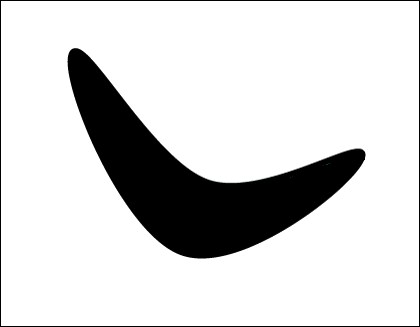
#> input picture au/au5/Examples/Boomerang.png, 420 x 327 px
$ python example4.py Boomerang.png   (older library calls are emulated)
#> lines starting #> are read from the running program, lines starting #| are printed output that depends on the picture; after the words box and inside, x2 and y2 are one past the last pixel; in counts of white or black regions, pixels touching at a corner belong together
#> further down, img is the input picture: shape (327, 420, 3); mean B, G, R 213.5, 213.5, 213.5
import sys

import cv2
import numpy as np

def get_all_contours(img):
    ref_gray = cv2.cvtColor(img, cv2.COLOR_BGR2GRAY)
    ret, thresh = cv2.threshold(ref_gray, 127, 255, 0)
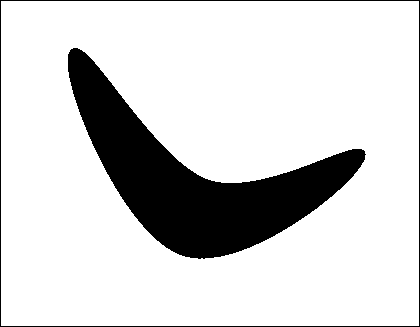
#> thresh: shape (327, 420); 83.7% white; 2 black regions
    contours, hierarchy = cv2.findContours(thresh, 1, 2)
#> contours = 2 contours; box (x1, y1, x2, y2) and area: (1, 1, 419, 326) 135108, (67, 47, 367, 260) 21234
    return contours

if __name__=='__main__':
    # Input image containing all the shapes
    img = cv2.imread(sys.argv[1])

    img_orig = np.copy(img)
    input_contours = get_all_contours(img)
#> input_contours has the same summary as contours in get_all_contours
    solidity_values = []

    # Compute solidity factors of all the contours
    for contour in input_contours:
        area_contour = cv2.contourArea(contour)
        convex_hull = cv2.convexHull(contour)
        area_hull = cv2.contourArea(convex_hull)
        solidity = float(area_contour)/area_hull
        solidity_values.append(solidity)
#> this loop made 2 passes
#> (area_contour, area_hull, solidity) on pass 1: (21233.5, 35021.5, 0.606)
#> (contour, area_contour, convex_hull, area_hull, solidity) on pass 2: ([[1, 1], [1, 325], [418, 325], [418, 1]], 135108, [[418, 1], [418, 325], [1, 325], [1, 1]], 135108, 1)
#> after the loop, solidity_values = [0.606, 1]

    # Clustering using KMeans
    criteria = (cv2.TERM_CRITERIA_EPS + cv2.TERM_CRITERIA_MAX_ITER, 10, 1.0)
    flags = cv2.KMEANS_RANDOM_CENTERS
    solidity_values = np.array(solidity_values).reshape((len(solidity_values),1)).astype('float32')
    compactness, labels, centers = cv2.kmeans(solidity_values, 2, criteria, 10, flags)
#> compactness = 0; labels = [0, 1]; centers = [0.606, 1]

    closest_class = np.argmin(centers)
#> closest_class = 0
    output_contours = []
    for i in solidity_values[labels==closest_class]:
        index = np.where(solidity_values==i)[0][0]
        output_contours.append(input_contours[index])
#> this loop made 1 pass
#> (i, index) on pass 1: (0.606, 0)
#> after the loop, output_contours = 1 contour; box (x1, y1, x2, y2) and area: (67, 47, 367, 260) 21234

    cv2.drawContours(img, output_contours, -1, (0,0,0), 3)
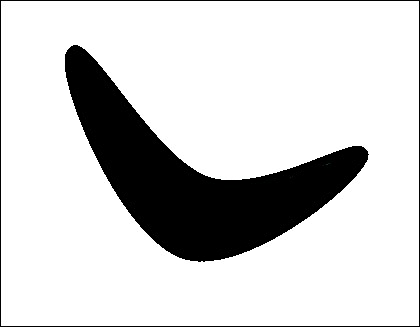
#> img: shape (327, 420, 3); 2.3% of pixels changed, all inside (x1, y1, x2, y2) = (65, 45, 369, 262)
    cv2.imshow('Output', img)

    # Censoring
    for contour in output_contours:
        rect = cv2.minAreaRect(contour)
        box = cv2.cv.BoxPoints(rect)
        box = np.int0(box)
        cv2.drawContours(img_orig,[box],0,(0,0,0),-1)
#> this loop made 1 pass
#> (rect, box) on pass 1: (((192.1, 173.8), (161.8, 316), -70.42), [[313, 302], [16, 197], [70, 44], [368, 150]])
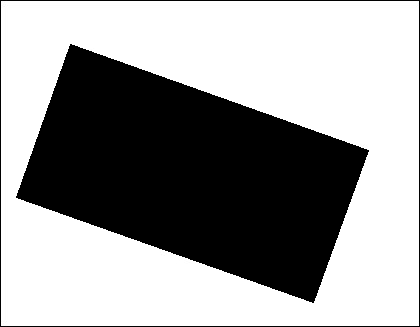
#> img_orig: shape (327, 420, 3); min 0, max 255, mean 156.5

    cv2.imshow('Censored', img_orig)
    cv2.waitKey()

$ run again, on au/au5/Examples/pizzas.png
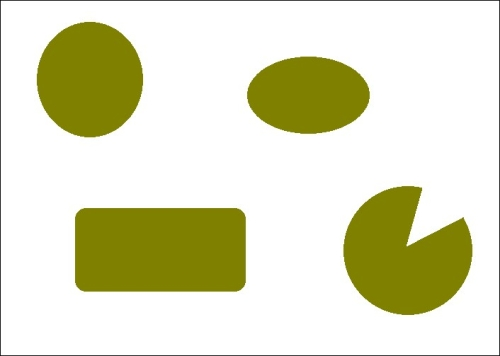
#> input picture au/au5/Examples/pizzas.png, 500 x 356 px
#> img is the input picture: shape (356, 500, 3); mean B, G, R 192.2, 222.8, 222.5
#> in get_all_contours, `ret, thresh = cv2.threshold(ref_gray, 127, 255, 0)`:
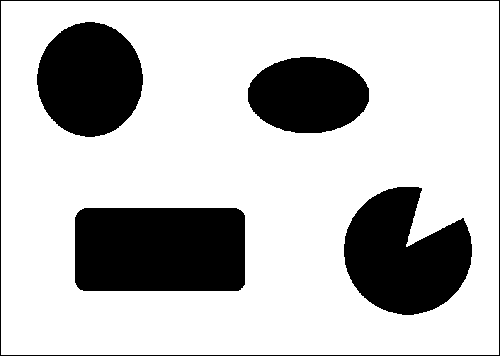
#> thresh: shape (356, 500); 75.5% white; 5 black regions
#> contours = 5 contours; box (x1, y1, x2, y2) and area: (1, 1, 499, 355) 175441, (74, 207, 246, 292) 14246, (343, 186, 473, 316) 11418, (36, 21, 144, 138) 9606, (247, 56, 370, 134) 7404
#> input_contours has the same summary as contours in get_all_contours
#> the loop `for contour in input_contours:` made 5 passes
#> (area_contour, area_hull, solidity) on passes 1 to 4: (14246.5, 14254, 0.999), (11418.5, 12943, 0.882), (7404, 7492.5, 0.988), (9606, 9696.5, 0.991)
#> after the loop `for contour in input_contours:`: solidity_values = [0.999, 0.882, 0.988, 0.991, 1]
#> compactness = 0.000109; labels = [1, 0, 1, 1, 1]; centers = [0.882, 0.995]
#> closest_class = 0
#> the loop `for i in solidity_values[labels==closest_class]:` made 1 pass
#> (i, index) on pass 1: (0.882, 1)
#> after the loop `for i in solidity_values[labels==closest_class]:`: output_contours = 1 contour; box (x1, y1, x2, y2) and area: (343, 186, 473, 316) 11418
#> img: shape (356, 500, 3); 1.22% of pixels changed, all inside (x1, y1, x2, y2) = (341, 184, 475, 318)
#> the loop `for contour in output_contours:` made 1 pass
#> (rect, box) on pass 1: (((405.9, 252.3), (123.8, 129.2), -54.46), [[422, 340], [317, 265], [389, 164], [494, 239]])
#> after the loop `for contour in output_contours:`:
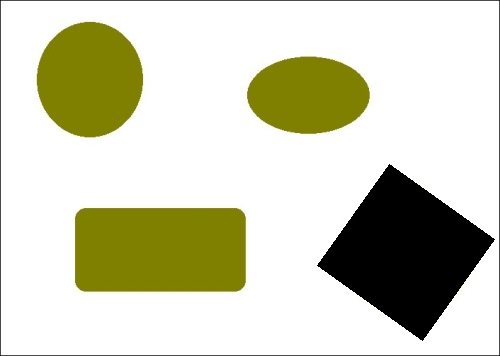
#> img_orig: shape (356, 500, 3); 9.11% of pixels changed, all inside (x1, y1, x2, y2) = (317, 164, 495, 341)
